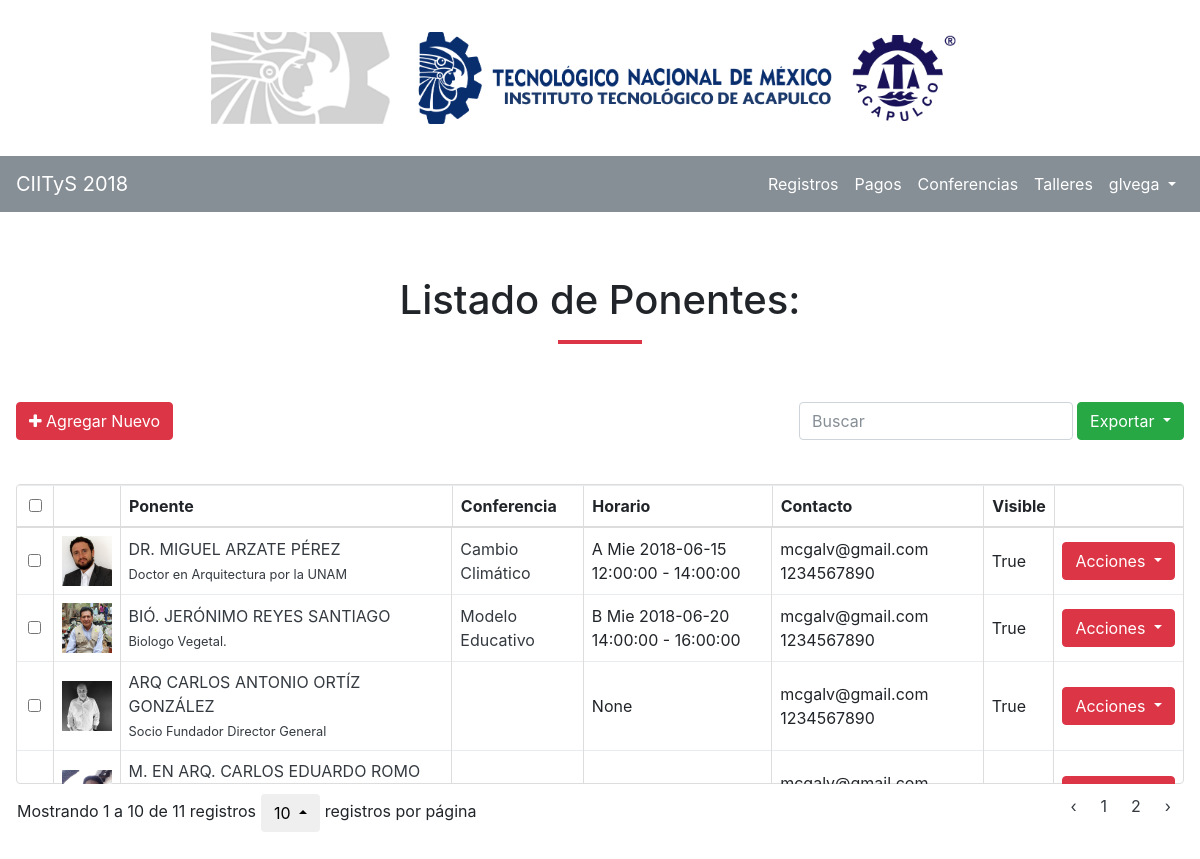
The app's page /ponentes/ (signed in), older data.
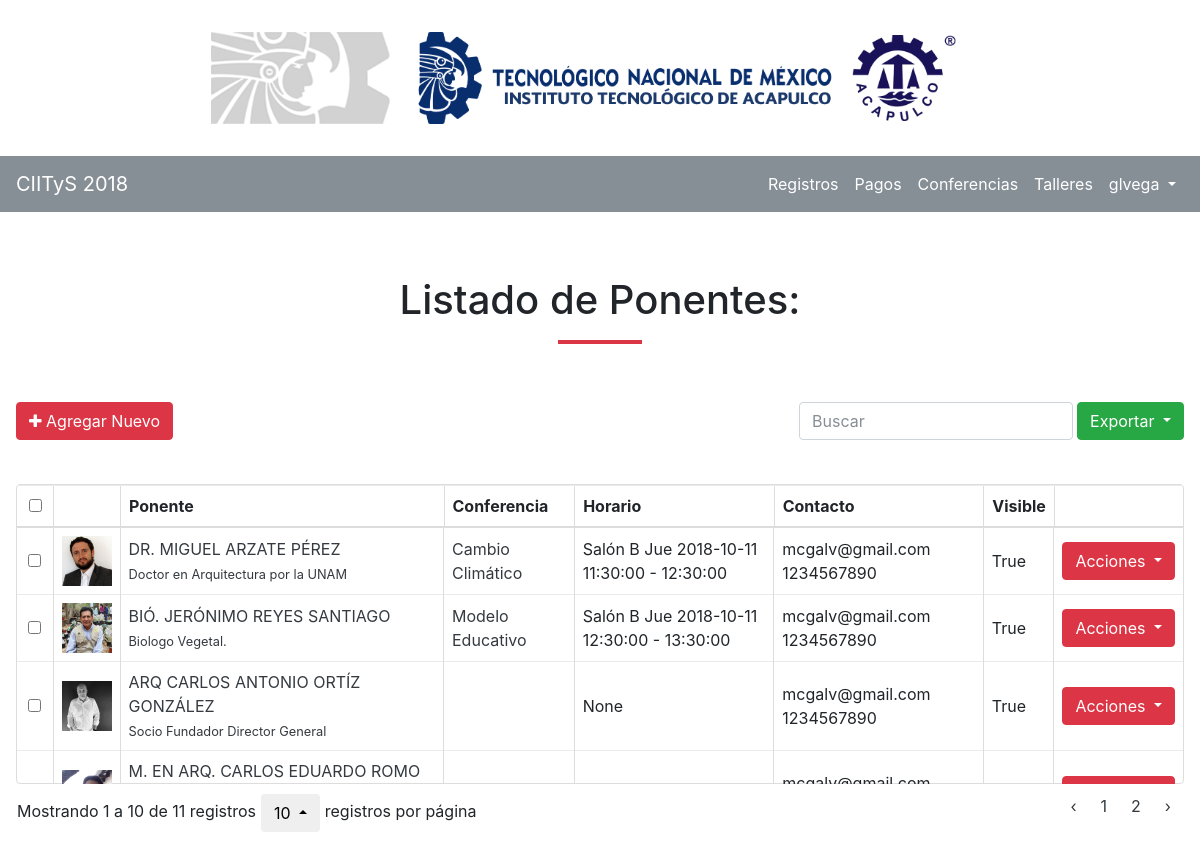
The same page, newer data.
### registro/models.py (models this page shows, shortened)
class Ponente(models.Model):
	TIPOS = [
		("ponente", "Ponente"),
		("profesor", "Profesor"),
	]
	CARRERAS = [
		("arquitectura", "Arquitectura"),
		("bioquimica", "Ingeniería Bioquímica"),
		("electromecanica", "Ingeniería Electromecánica"),
		("sistemas", "Ingeniería en Sistemas Computacionales"),
		("gestion", "Ingenieria en Gestión Empresarial"),
		("administracion", "Licenciatura en Administración"),
		("contabilidad", "Contador Público"),
	]
	fecha_registro = models.DateField(auto_now_add=True)
	fecha_modificacion = models.DateField(auto_now=True)
	user = models.ForeignKey(User, on_delete=models.CASCADE, null=True)
	ponencia = models.CharField(max_length=255)
	horario = models.ForeignKey(Horario, on_delete=models.SET_NULL, null=True)
	foto_ponencia = models.ImageField(blank=True, null=True)
	carrera = models.CharField(max_length=255, choices=CARRERAS)
	nombre = models.CharField(max_length=255)
	email = models.EmailField(max_length=255)
	telefono = models.CharField(max_length=20)
	titulo = models.CharField(max_length=50)
	resumen = models.CharField(max_length=255)
	intro = models.TextField()
	foto = models.ImageField(blank=True)
	activo = models.BooleanField()
	tipo = models.CharField(max_length=255, choices=TIPOS, default="ponente")

class Horario(models.Model):
	user = models.ForeignKey(User, on_delete=models.SET_NULL, null=True)
	sala = models.CharField(max_length=255)
	fecha = models.DateField()
	dia = models.CharField(max_length=10, choices=[("Dom", "Domingo"),
		("Lun", "Lunes"),
		("Mar", "Martes"),
		("Mie", "Miercoles"),
		("Jue", "Jueves"),
		("Vie", "Viernes"),
		("Sab", "Sabado")], default="Mie")
	hora = models.TimeField()
	hora_fin = models.TimeField()
	def __str__(self):
		return self.sala + " " + str(self.dia) + " " + str(self.fecha) + " " + str(self.hora) + " - " + str(self.hora_fin)

### registro/views.py (the view)
# urls.py: path('ponentes/', views.ponentes, name="ponentes"),
@login_required
def ponentes(request):
	registros = Ponente.objects.filter(tipo__exact="ponente")
	context = {
		"data" : registros
	}
	return render(request, "registro/ponentes.html", context)

### registro/templates/registro/ponentes.html (shortened to what this page needs)
{% extends 'baseadmin.html' %}
{% load static %}
{% block content %}
<section >
<div class="row">
	<div class="col text-center">
		<h1>Listado de Ponentes:</h1>
		<hr class="divider red">
	</div>
</div>
<div class="row" id="toolbar">
	<div class="col">
		<a href="{% url 'ponentes_nuevo' %}" class="btn btn-danger">
		<i class="fa fa-plus"></i>
		Agregar Nuevo</a>
		<br><br>
	</div>
</div>
<div class="row">
	<div class="col-12">
		<table class="table"
				data-search="true"
				data-click-to-select="true"
				data-show-columns="false"
				data-pagination="true"
				data-height="450"
				data-show-export="true"
				data-toolbar="#toolbar">
			<thead>
				<tr>
					<th>Ponente</th>
					<th>Conferencia</th>
					<th>Horario</th>
					<th>Contacto</th>
					<th>Visible</th>
				</tr>
			</thead>
			<tbody>
				{% for row in data %}
				<tr>
					<td>
						{% if row.foto %}
						<img src="{{ row.foto.url }}" alt="Foto" style="width:50px; heigh: 50px;">
						{% else %}
						<img src="{% static 'img/default.png' %}" alt="Foto" style="width:50px; heigh: 50px;">
						{% endif %}
					</td>
					<td>
						<a href='{% url "ponentes_editar" row.id %}'>
							{{ row.titulo }} {{ row.nombre }}
							<br>
							<small>{{ row.resumen }}</small>
						</a>
					</td>
					<td>
						<a href='{% url "ponentes_editar" row.id %}'>
						{{ row.ponencia }}
						</a>
					</td>
					<td>{{ row.horario }}</td>
					<td>{{ row.email }} {{ row.telefono }}</td>
					<td>{{ row.activo }}</td>
					<td align="right">
						<div class="dropdown">
						  <button class="btn btn-danger dropdown-toggle" type="button" id="dropdownMenuButton" data-toggle="dropdown" aria-haspopup="true" aria-expanded="false">
						    Acciones
						  </button>
						</div>
					</td>
				</tr>
				{% endfor %}
			</tbody>
		</table>
	</div>
</div>
</section>
{% endblock %}

Row changes from the older to the newer data that the page shows:
changed through a linked row, Ponente "DR.": horario "A Mie 2018-06-15 12:00:00 - 14:00:00" → "Salón B Jue 2018-10-11 11:30:00 - 12:30:00"
changed through a linked row, Ponente "BIÓ.": horario "B Mie 2018-06-20 14:00:00 - 16:00:00" → "Salón B Jue 2018-10-11 12:30:00 - 13:30:00"
